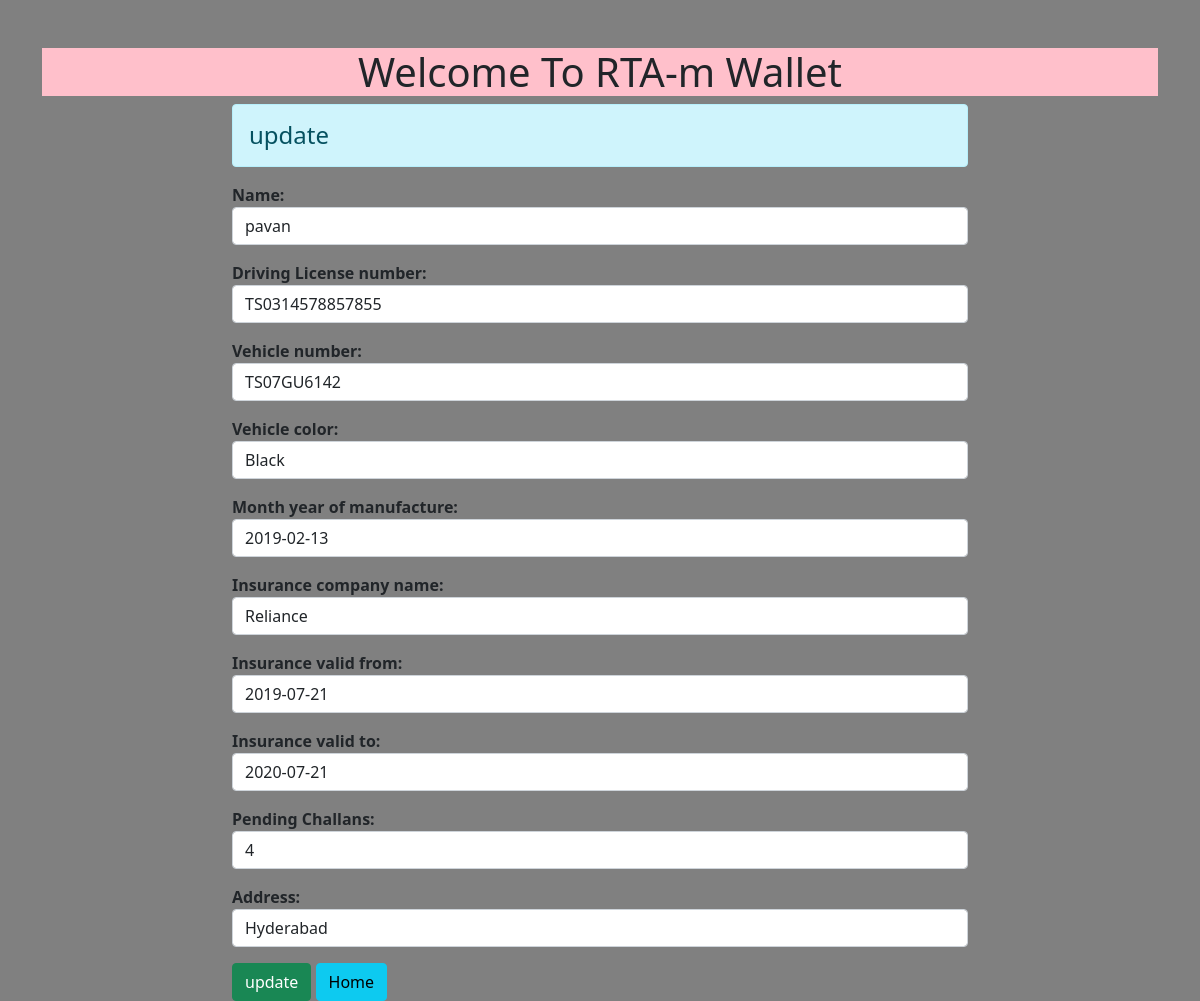
The app's page //2/ with its own data.
### registration/models.py (models this page shows)
class User(models.Model):
    Name = models.CharField(max_length=30)
    Driving_License_number = models.CharField(max_length=15)
    Vehicle_number = models.CharField(max_length=10)
    Vehicle_color = models.CharField(max_length=10)
    Month_year_of_manufacture = models.DateField()
    Insurance_company_name = models.CharField(max_length=20)
    Insurance_valid_from = models.DateField()
    Insurance_valid_to = models.DateField()
    Pending_Challans =  models.IntegerField()
    Address = models.TextField()

### registration/views.py (the view)
# urls.py: path('/<int:id>/',r1.update_data,name="updatedata"),
def update_data(request,id):
    if request.method == "POST":
        pi = User.objects.get(pk=id)
        fm = RTA_registration(request.POST,instance=pi)
        if fm.is_valid():
            fm.save()
    else:
        pi = User.objects.get(pk=id)
        fm = RTA_registration(instance=pi)
    return render(request,'update.html',{'form':fm})

### registration/forms.py
class RTA_registration(forms.ModelForm):
    class Meta:
        model = User
        fields = '__all__'
        widgets = {
            'Name': forms.TextInput(attrs={'class':'form-control'}),
            'Driving_License_number': forms.TextInput(attrs={'class': 'form-control'}),
            'Vehicle_number': forms.TextInput(attrs={'class': 'form-control'}),
            'Vehicle_color': forms.TextInput(attrs={'class': 'form-control'}),
            'Month_year_of_manufacture': forms.TextInput(attrs={'class': 'form-control'}),
            'Insurance_company_name': forms.TextInput(attrs={'class': 'form-control'}),
            'Insurance_valid_from': forms.TextInput(attrs={'class': 'form-control'}),
            'Insurance_valid_to': forms.TextInput(attrs={'class': 'form-control'}),
            'Pending_Challans': forms.TextInput(attrs={'class': 'form-control'}),
            'Address': forms.TextInput(attrs={'class': 'form-control'}),
        }

### templates/update.html (shortened to what this page needs)
{% extends 'base.html' %}
{% block content %}
<div class = "row">
    <div class="col-sm-8 offset-2">
        <h4 class="alert alert-info">update</h4>
        <form action = " " method="POST">
            {{form.as_p}}
            <input type = "submit" class="btn btn-success" value="update">
            <a href="{% url 'addandshow' %}" class="btn btn-info">Home</a>
        </form>
    </div>
</div>
{% endblock content %}

### records on screen
User: Name "pavan", Driving_License_number "TS0314578857855", Vehicle_number "TS07GU6142", Vehicle_color "Black", Month_year_of_manufacture "2019-02-13", Insurance_company_name "Reliance", Insurance_valid_from "2019-07-21", Insurance_valid_to "2020-07-21", Pending_Challans "4", Address "Hyderabad"
